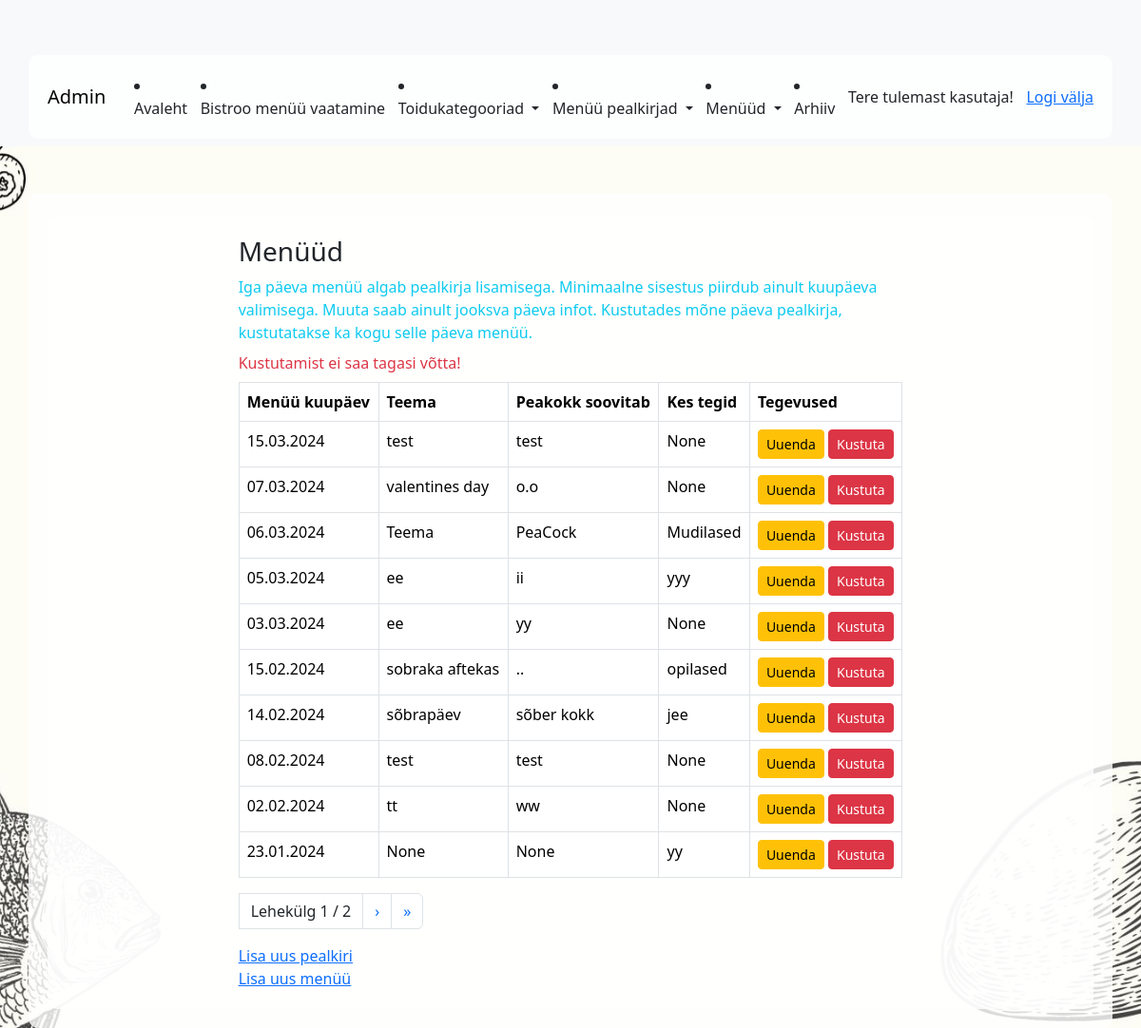
/app_admin/heading_list/ (signed in), run on an earlier commit of the app's database.
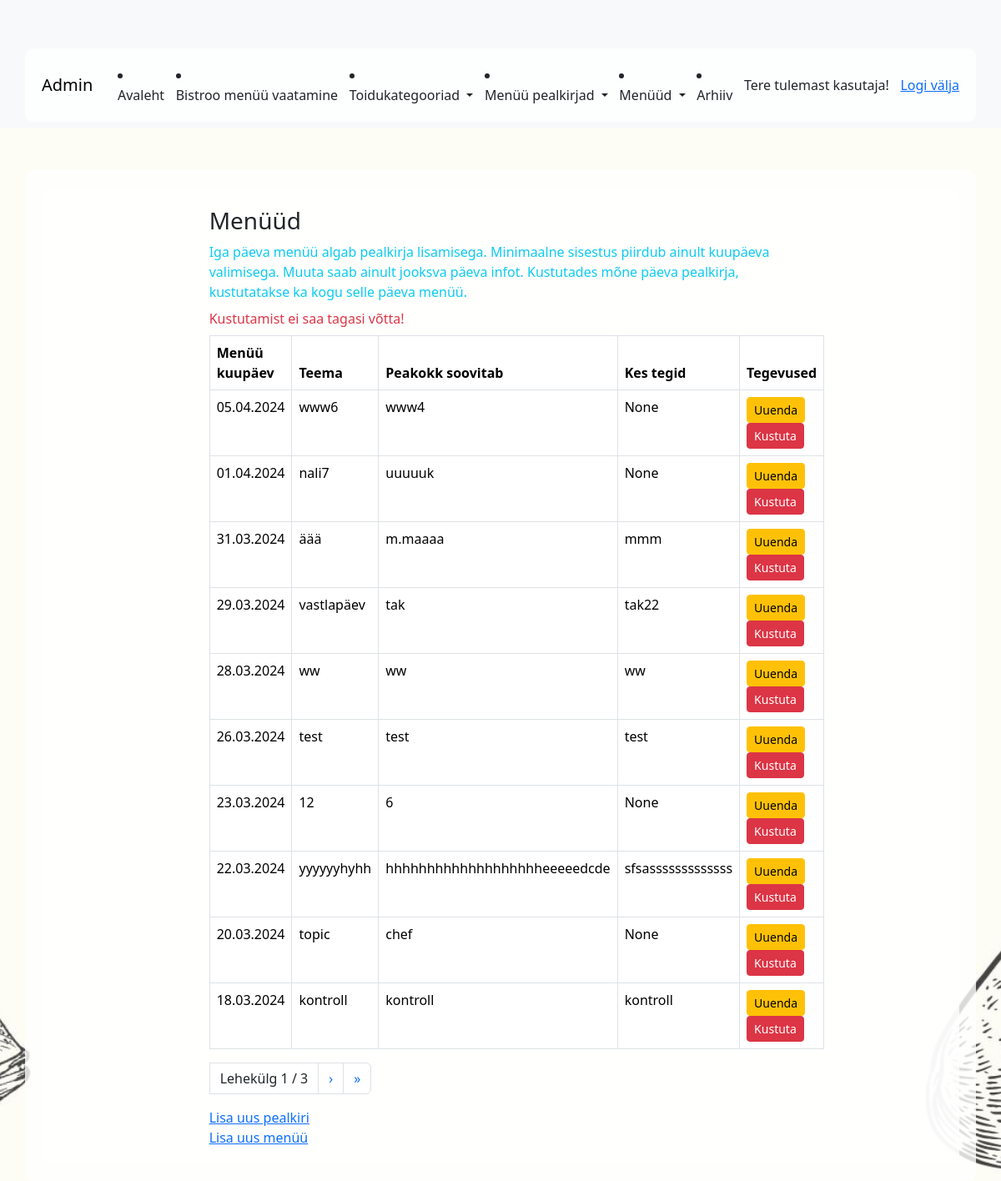
And on a later commit of the database.
### app_admin/models.py (models this page shows, shortened)
class Heading(models.Model):
    date = models.DateField(blank=False, null=False, unique=True, verbose_name="Kuupäev")
    topic = models.CharField(max_length=100, null=True, blank=True, verbose_name="Teemapäev")
    chef = models.CharField(max_length=100, null=True, blank=True, verbose_name="Peakokk soovitab:")
    student = models.CharField(max_length=100, null=True, blank=True, verbose_name="Kes tegid:")
    class Meta:
        ordering = ['-date']

### app_admin/views.py (the view)
# urls.py: path('heading_list/', views.HeadingListView.as_view(), name='heading_list'),
class HeadingListView(ManagerRequiredMixin, ListView):
    template_name = 'app_admin/heading_list.html'
    model = Heading
    fields = '__all__'
    queryset = Heading.objects.order_by('-date')
    context_object_name = 'heading'
    paginate_by = 10
    def get_context_data(self, **kwargs):
        context = super().get_context_data(**kwargs)
        return context

### app_admin/views.py (called while the page is built)
    def test_func(self):
        return self.request.user.groups.filter(name='Manager').exists()

### app_admin/templates/app_admin/heading_list.html (shortened to what this page needs)
{% extends 'base_admin.html' %}
{% block content %}
    <div class="container mt-1">
        <div class="row">
            <div class="col-8 mx-auto">
                <h3>Menüüd</h3>
                <div class="text-info">Iga päeva menüü algab pealkirja lisamisega. Minimaalne sisestus piirdub ainult kuupäeva valimisega. Muuta saab ainult jooksva päeva infot. Kustutades mõne päeva pealkirja, kustutatakse ka kogu selle päeva menüü.</div><div class="text-danger mt-2"> Kustutamist ei saa tagasi võtta!</div>
                <table class=" mt-2 table table-bordered table-hover">
                    <thead>
                    <tr class="text">
                        <th>Menüü kuupäev</th>
                        <th>Teema</th>
                        <th>Peakokk soovitab</th>
                        <th>Kes tegid</th>
                        <th>Tegevused</th>
                    </tr>
                    </thead>
                    <tbody>
                    {% for heading in heading %}
                        <tr>
                            <td>{{ heading.date|date:"d.m.Y" }}</td>
                            <td>{{ heading.topic }}</td>
                            <td>{{ heading.chef }}</td>
                            <td>{{ heading.student }}</td>
                            <td>
                                <a href="{% url 'app_admin:heading_update' pk=heading.id %}" class="btn btn-warning btn-sm">Uuenda</a>
                                <a href="{% url 'app_admin:heading_delete' pk=heading.id %}" class="btn btn-danger btn-sm">Kustuta</a>
                            </td>
                        </tr>
                    {% endfor %}
                    </tbody>
                </table>
            <ul class="pagination">
        <li class="page-link text-dark">
            Lehekülg {{ page_obj.number }} / {{ page_obj.paginator.num_pages }}
        </li>
        {% if page_obj.has_next %}
            <li class="page-item">
                <a class="page-link" href="?page={{ page_obj.next_page_number }}">&rsaquo;</a>
            </li>
             <li class="page-item">
                <a class="page-link" href="?page={{ page_obj.paginator.num_pages }}">&raquo;</a>
            </li>
        {% endif %}
  </ul>
                <a href="{% url 'app_admin:heading_create' %}">Lisa uus pealkiri</a>
                <a href="{% url 'app_admin:menu_add' %}">Lisa uus menüü</a>
            </div>
        </div>
    </div>
{% endblock %}

What changed in the data, as far as the page shows it:
no longer on this page (row unchanged): Heading: date "15.03.2024", topic "test", chef "test", student "None"
no longer on this page (row unchanged): Heading: date "07.03.2024", topic "valentines day", chef "o.o", student "None"
no longer on this page (row unchanged): Heading: date "06.03.2024", topic "Teema", chef "PeaCock", student "Mudilased"
no longer on this page (row unchanged): Heading: date "05.03.2024", topic "ee", chef "ii", student "yyy"
no longer on this page (row unchanged): Heading: date "03.03.2024", topic "ee", chef "yy", student "None"
no longer on this page (row unchanged): Heading: date "15.02.2024", topic "sobraka aftekas", chef "..", student "opilased"
no longer on this page (row unchanged): Heading: date "14.02.2024", topic "sõbrapäev", chef "sõber kokk", student "jee"
no longer on this page (row unchanged): Heading: date "08.02.2024", topic "test", chef "test", student "None"
no longer on this page (row unchanged): Heading: date "02.02.2024", topic "tt", chef "ww", student "None"
no longer on this page (row unchanged): Heading: date "23.01.2024", topic "None", chef "None", student "yy"
added Heading: date "05.04.2024", topic "www6", chef "www4", student "None"
added Heading: date "01.04.2024", topic "nali7", chef "uuuuuk", student "None"
added Heading: date "31.03.2024", topic "äää", chef "m.maaaa", student "mmm"
added Heading: date "29.03.2024", topic "vastlapäev", chef "tak", student "tak22"
added Heading: date "28.03.2024", topic "ww", chef "ww", student "ww"
added Heading: date "26.03.2024", topic "test", chef "test", student "test"
added Heading: date "23.03.2024", topic "12", chef "6", student "None"
added Heading: date "22.03.2024", topic "yyyyyyhyhh", chef "hhhhhhhhhhhhhhhhhhheeeeedcde", student "sfsasssssssssssss"
added Heading: date "20.03.2024", topic "topic", chef "chef", student "None"
added Heading: date "18.03.2024", topic "kontroll", chef "kontroll", student "kontroll"
Also different on the page:
{{ page_obj.paginator.num_pages }}: "2" → "3"
